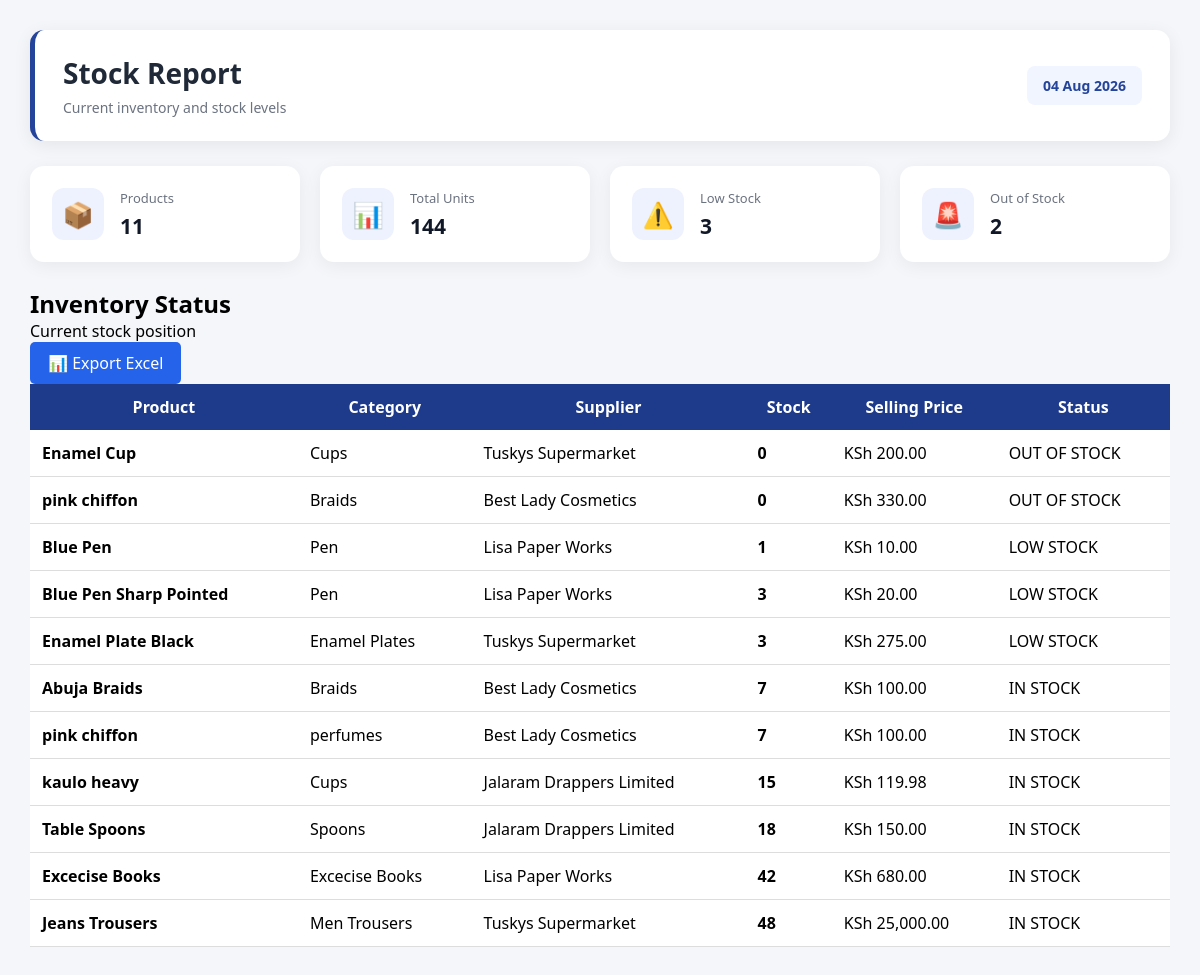
Before: /admin/reports/stock.php (signed in) with the older database file.
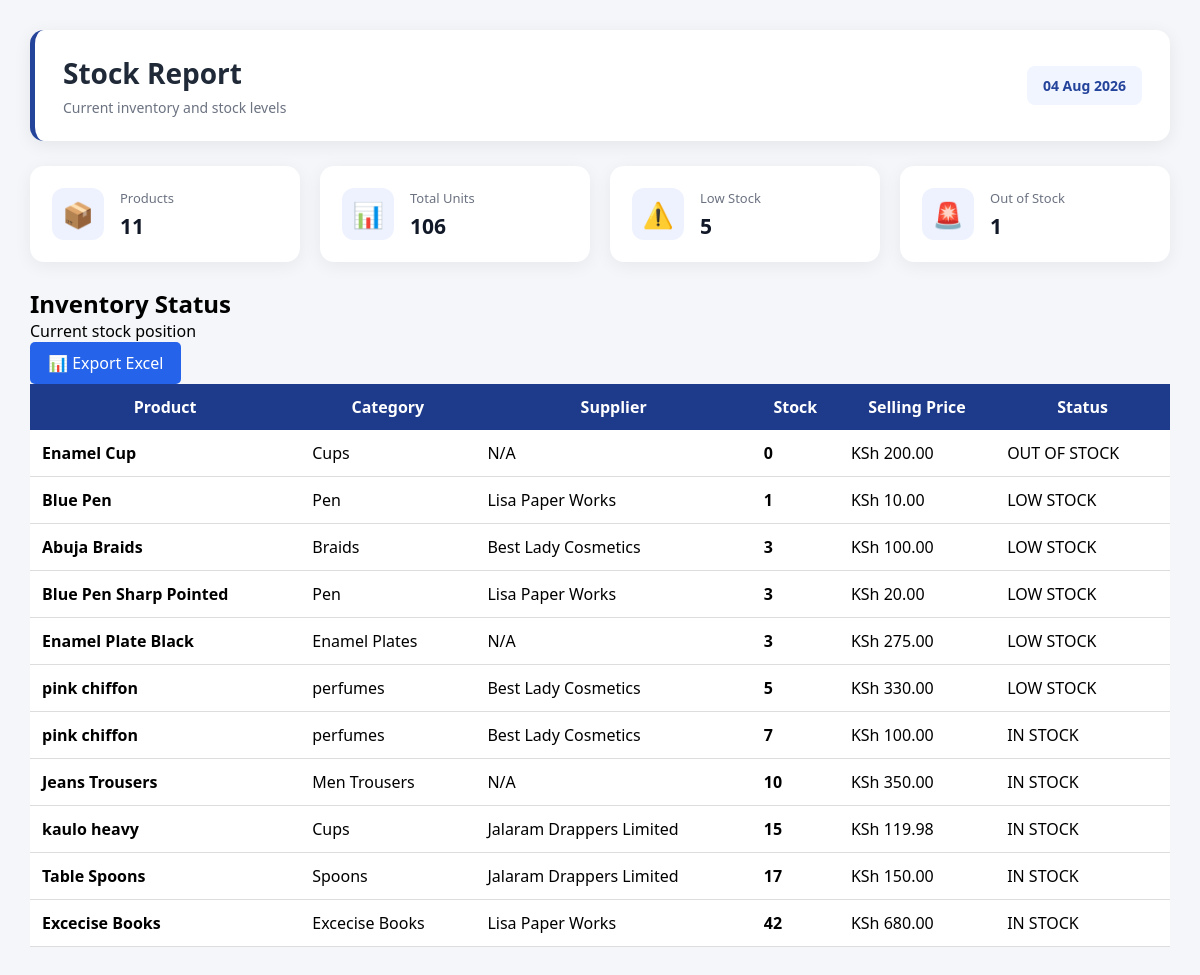
After: the same page with the newer database file.
### tables this page shows
CREATE TABLE `products` (
  `id` int(11) NOT NULL AUTO_INCREMENT,
  `product_code` varchar(50) NOT NULL,
  `product_name` varchar(150) NOT NULL,
  `category_id` int(11) NOT NULL,
  `supplier_id` int(11) DEFAULT NULL,
  `unit` varchar(50) DEFAULT NULL,
  `buying_price` decimal(12,2) NOT NULL DEFAULT 0.00,
  `selling_price` decimal(12,2) NOT NULL DEFAULT 0.00,
  `quantity` int(11) NOT NULL DEFAULT 0,
  `reorder_level` int(11) NOT NULL DEFAULT 0,
  `status` enum('Active','Inactive') NOT NULL DEFAULT 'Active',
  `image` varchar(255) DEFAULT NULL,
  PRIMARY KEY (`id`),
  UNIQUE KEY `product_code` (`product_code`),
  KEY `category_id` (`category_id`),
  KEY `supplier_id` (`supplier_id`),
  CONSTRAINT `fk_products_category` FOREIGN KEY (`category_id`) REFERENCES `categories` (`id`) ON UPDATE CASCADE,
  CONSTRAINT `fk_products_supplier` FOREIGN KEY (`supplier_id`) REFERENCES `suppliers` (`id`) ON DELETE SET NULL ON UPDATE CASCADE
);

CREATE TABLE `categories` (
  `id` int(11) NOT NULL AUTO_INCREMENT,
  `category_name` varchar(100) NOT NULL,
  `category_code` varchar(50) DEFAULT NULL,
  `description` varchar(255) DEFAULT NULL,
  `department_id` int(11) NOT NULL,
  `status` enum('Active','Inactive') NOT NULL DEFAULT 'Active',
  PRIMARY KEY (`id`),
  KEY `department_id` (`department_id`),
  CONSTRAINT `fk_categories_department` FOREIGN KEY (`department_id`) REFERENCES `departments` (`id`) ON UPDATE CASCADE
);

CREATE TABLE `suppliers` (
  `id` int(11) NOT NULL AUTO_INCREMENT,
  `supplier_name` varchar(150) NOT NULL,
  `phone` varchar(30) DEFAULT NULL,
  `email` varchar(100) DEFAULT NULL,
  `address` varchar(255) DEFAULT NULL,
  `status` enum('Active','Inactive') NOT NULL DEFAULT 'Active',
  `created_at` datetime NOT NULL DEFAULT current_timestamp(),
  PRIMARY KEY (`id`)
);

### admin/reports/stock.php (the view, shortened to what this page needs)
<?php
require_once "../../config/database.php";
$sql = "
    SELECT
        p.id,
        p.product_name,
        p.quantity,
        p.selling_price,
        c.category_name,
        s.supplier_name
    FROM products p
    LEFT JOIN categories c
        ON c.id = p.category_id
    LEFT JOIN suppliers s
        ON s.id = p.supplier_id
    ORDER BY
        p.quantity ASC,
        p.product_name ASC
";
$result = mysqli_query($conn, $sql);
$total_products = 0;
$total_units = 0;
$low_stock = 0;
$out_of_stock = 0;
while ($row = mysqli_fetch_assoc($result)) {
    $total_products++;
    $quantity = (int) $row['quantity'];
    $total_units += $quantity;
    if ($quantity <= 5 && $quantity > 0) {
        $low_stock++;
    }
    if ($quantity <= 0) {
        $out_of_stock++;
    }
}
$result = mysqli_query($conn, $sql);
?>
<!DOCTYPE html>
<html lang="en">
<head>
<link
    rel="stylesheet"
    href="../../assets/css/style.css"
>
<link
    rel="stylesheet"
    href="../../assets/css/reports.css"
>
</head>
<body>
<div class="reports-container">
<div class="reports-header">
    <div>
        <h1>
            Stock Report
        </h1>
        <p>
            Current inventory and stock levels
        </p>
    </div>
    <div class="report-date">
        <?= date('d M Y'); ?>
    </div>
</div>
<div class="report-cards">
<div class="report-card">
    <div class="card-icon">
        📦
    </div>
    <div>
        <span>
            Products
        </span>
        <h2>
            <?= number_format($total_products); ?>
        </h2>
    </div>
</div>
<div class="report-card">
    <div class="card-icon">
        📊
    </div>
    <div>
        <span>
            Total Units
        </span>
        <h2>
            <?= number_format($total_units); ?>
        </h2>
    </div>
</div>
<div class="report-card">
    <div class="card-icon">
        ⚠️
    </div>
    <div>
        <span>
            Low Stock
        </span>
        <h2>
            <?= number_format($low_stock); ?>
        </h2>
    </div>
</div>
<div class="report-card">
    <div class="card-icon">
        🚨
    </div>
    <div>
        <span>
            Out of Stock
        </span>
        <h2>
            <?= number_format($out_of_stock); ?>
        </h2>
    </div>
</div>
</div>
<div class="recent-sales">
<div class="section-header">
<div>
    <h2>
        Inventory Status
    </h2>
    <p>
        Current stock position
    </p>
</div>
<div>
<a
    href="export_stock_excel.php"
    target="_blank"
    class="btn btn-success"
>
    📊 Export Excel
</a>
</div>
</div>
<div class="table-wrapper">
<table>
<thead>
<tr>
<th>
Product
</th>
<th>
Category
</th>
<th>
Supplier
</th>
<th>
Stock
</th>
<th>
Selling Price
</th>
<th>
Status
</th>
</tr>
</thead>
<tbody>
<?php if ($result && mysqli_num_rows($result) > 0): ?>
<?php while ($row = mysqli_fetch_assoc($result)): ?>
<tr>
<td>
<strong>
<?= htmlspecialchars(
    $row['product_name']
); ?>
</strong>
</td>
<td>
<?= htmlspecialchars(
    $row['category_name'] ?? 'N/A'
); ?>
</td>
<td>
<?= htmlspecialchars(
    $row['supplier_name'] ?? 'N/A'
); ?>
</td>
<td>
<strong>
<?= number_format(
    $row['quantity']
); ?>
</strong>
</td>
<td>
KSh <?= number_format(
    $row['selling_price'],
    2
); ?>
</td>
<td>
<?php if ($row['quantity'] <= 0): ?>
<span class="balance-warning">
    OUT OF STOCK
</span>
<?php elseif ($row['quantity'] <= 5): ?>
<span class="balance-warning">
    LOW STOCK
</span>
<?php else: ?>
<span class="balance-clear">
    IN STOCK
</span>
<?php endif; ?>
</td>
</tr>
<?php endwhile; ?>
<?php endif; ?>
</tbody>
</table>
</div>
</div>
</div>
</body>
</html>

Changed rows visible on the page:
changed products "Enamel Cup": supplier.supplier_name "Tuskys Supermarket" → "N/A"
changed products "Abuja Braids": quantity "7" → "3"; quantity "IN STOCK" → "LOW STOCK"; moves up the list
changed products "Enamel Plate Black": supplier.supplier_name "Tuskys Supermarket" → "N/A"
changed products (number 6 of 11 on the later page): category.category_name "Braids" → "perfumes"; quantity "0" → "5"; quantity "OUT OF STOCK" → "LOW STOCK"; moves down the list
changed products "Jeans Trousers": supplier.supplier_name "Tuskys Supermarket" → "N/A"; quantity "48" → "10"; selling_price "25,000.00" → "350.00"; moves up the list
changed products "Table Spoons": quantity "18" → "17"
Other visible differences:
$total_units: "144" → "106"
$low_stock: "3" → "5"
$out_of_stock: "2" → "1"
